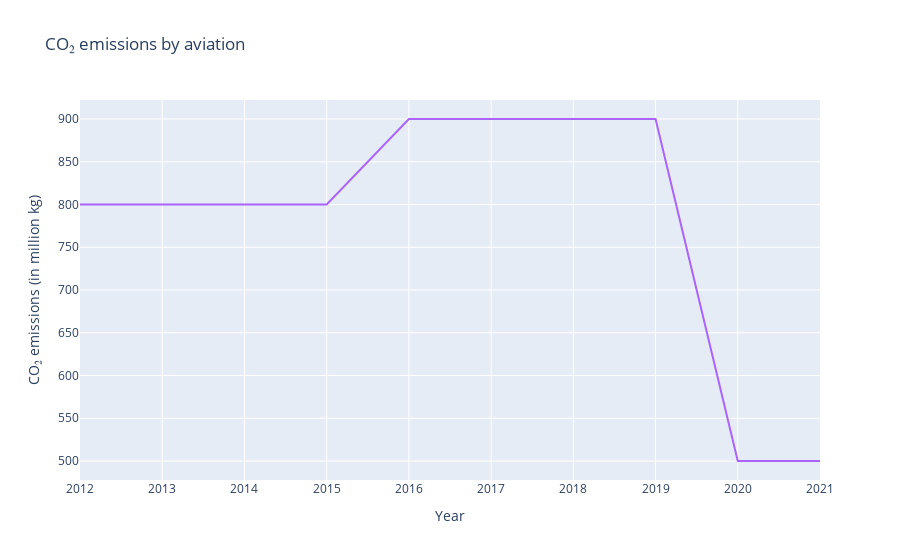

Source (notebook cell):
### Markdown cell above
### Sub question 3: How does COVID-19 influence the CO₂ emissions by aviation on Dutch territory?

### Code cell
fig = px.line(df, x = 'Year', y = 'Aviation', title = 'CO₂ emissions by aviation')
fig.update_traces(line_color = '#AB63FA')
fig.update_layout(yaxis_title = 'CO₂ emissions (in million kg)')
fig.show()

### Figure 1 — Plotly figure (JSON) as saved in the notebook; plotly's stock layout.template omitted (floating-point values rounded to 4 significant figures)
{"data": [{"hovertemplate": "Year=%{x}<br>Aviation=%{y}<extra></extra>", "legendgroup": "", "line": {"color": "#AB63FA", "dash": "solid"}, "marker": {"symbol": "circle"}, "mode": "lines", "name": "", "orientation": "v", "showlegend": false, "type": "scatter", "x": [2012, 2013, 2014, 2015, 2016, 2017, 2018, 2019, 2020, 2021], "xaxis": "x", "y": [800, 800, 800, 800, 900, 900, 900, 900, 500, 500], "yaxis": "y"}], "layout": {"legend": {"tracegroupgap": 0}, "title": {"text": "CO₂ emissions by aviation"}, "xaxis": {"anchor": "y", "domain": [0, 1], "title": {"text": "Year"}}, "yaxis": {"anchor": "x", "domain": [0, 1], "title": {"text": "CO₂ emissions (in million kg)"}}}}
